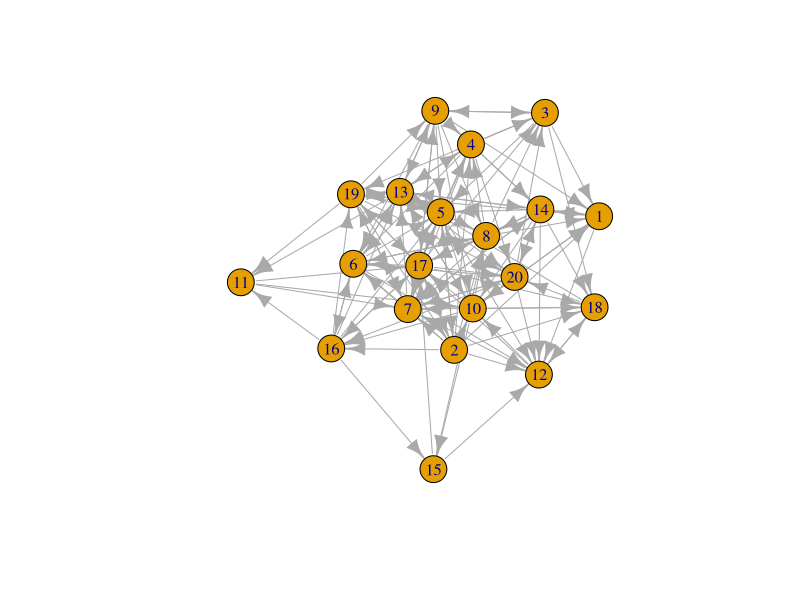

Write R code to recreate this figure.
## ---- chunk 1
knitr::opts_chunk$set(echo = TRUE)
# import the libraries needed
library(igraph)
library(ggraph) # If you get an error run install.packages('ggraph')
library(tidygraph) # If you get an error run install.packages('tidygraph')
library(readxl) # If you get an error run install.packages('tidyverse')
## ---- chunk 2
#edgelist <- read_excel("~/your/path/here")
## ---- chunk 3

#print(edgelist)
## ---- chunk 4
#library(readxl)
#node_atts <- read_excel("~/Teaching/communication_and_networks/week_4/node_atts.xlsx")
#View(node_atts)
## ---- chunk 5
#print(node_atts)

## ---- chunk 6
#G <- graph_from_data_frame(d = edgelist, 
#                           vertices = node_atts, directed = T)
#plot(G)
## ---- chunk 7
#G <- as_tbl_graph(G)

#G
## ---- chunk 8
## YOUR CODE HERE


## ---- chunk 9
#library(networkdata)
## ---- chunk 10
# This code turns the ht_advice network object into a tidygraph object, and saves it as G
#G <- as_tbl_graph(ht_advice)
#plot(G)
## ---- chunk 11

# YOUR CODE HERE

## ---- chunk 12

G = play_erdos_renyi(20, .4)

plot(G)

## ---- chunk 13
